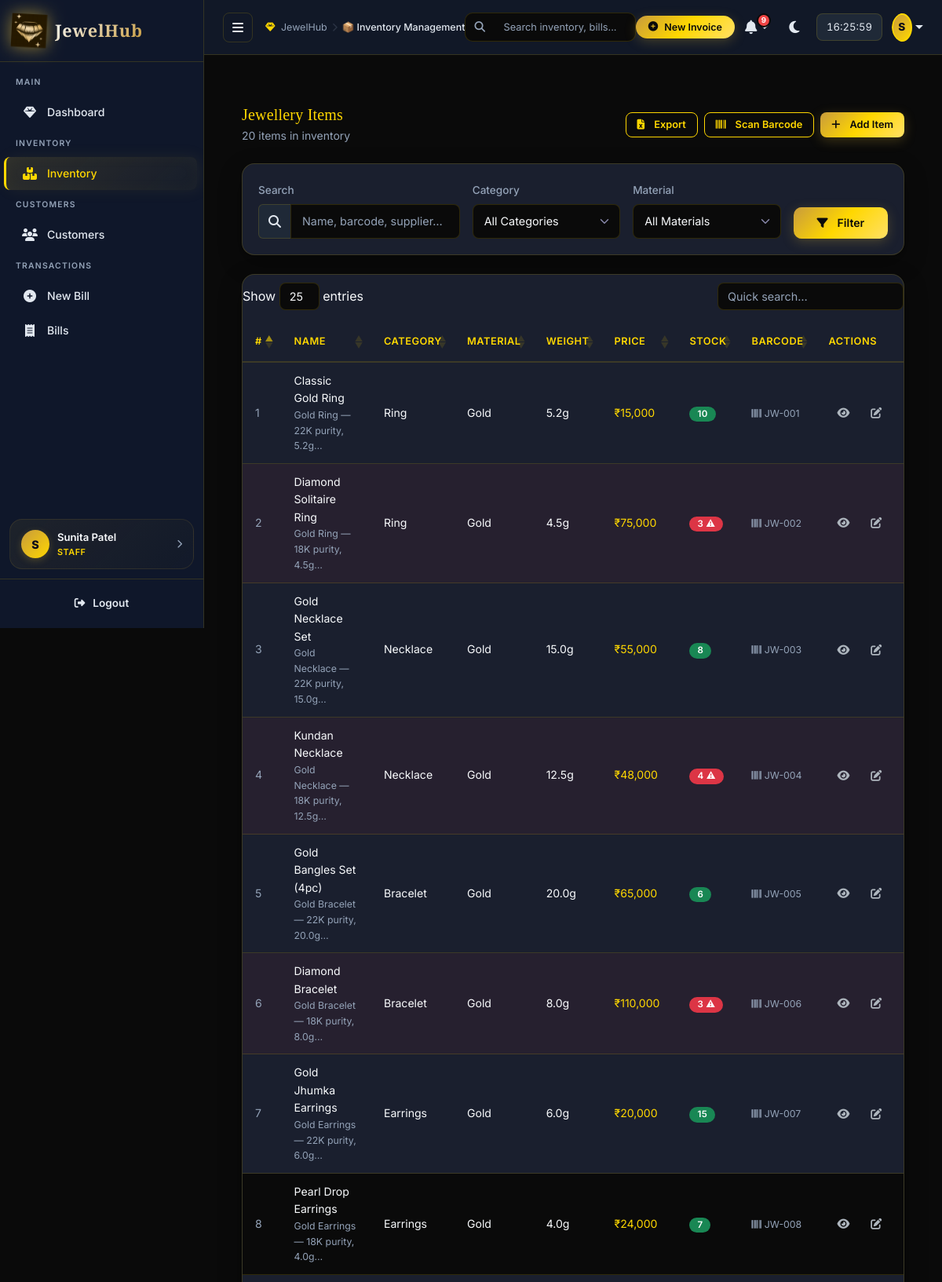
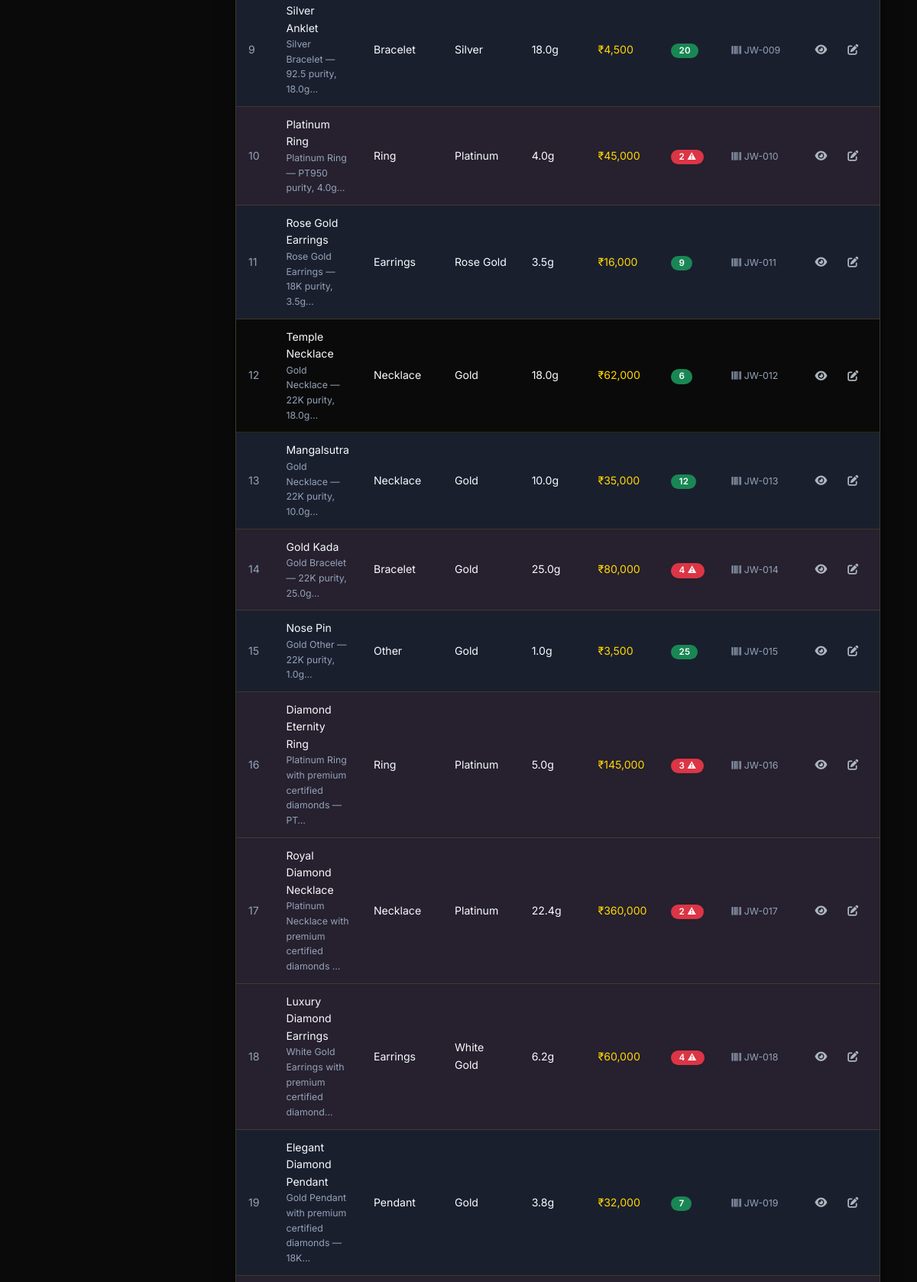
The page /inventory/ (signed in, upper part) on the database its author committed (2 pictures, top to bottom).
### tables this page shows
CREATE TABLE employees (
        employee_id   INTEGER PRIMARY KEY AUTOINCREMENT,
        name          TEXT    NOT NULL,
        phone         TEXT,
        email         TEXT    UNIQUE,
        address       TEXT,
        role          TEXT    NOT NULL DEFAULT 'Staff',   -- Admin | Manager | Staff
        salary        REAL    DEFAULT 0,
        join_date     TEXT    DEFAULT (date('now')),
        password_hash TEXT    NOT NULL,
        is_active     INTEGER DEFAULT 1,
        created_at    TEXT    DEFAULT (datetime('now'))
    );

CREATE TABLE jewellery_items (
        item_id        INTEGER PRIMARY KEY AUTOINCREMENT,
        name           TEXT    NOT NULL,
        category       TEXT    NOT NULL,                  -- Ring|Necklace|Bracelet|Earrings|Other
        material       TEXT    DEFAULT 'Gold',            -- Gold|Silver|Platinum|Rose Gold
        purity         TEXT    DEFAULT '22K',
        weight_gm      REAL    DEFAULT 0,
        making_charges REAL    DEFAULT 0,
        cost_price     REAL    DEFAULT 0,
        selling_price  REAL    NOT NULL,
        stock_qty      INTEGER DEFAULT 0,
        barcode        TEXT    UNIQUE,
        image_path     TEXT,
        barcode_image  TEXT,
        description    TEXT,
        supplier       TEXT    DEFAULT '',
        is_active      INTEGER DEFAULT 1,
        created_at     TEXT    DEFAULT (datetime('now'))
    , image_url TEXT);

### routes/inventory_routes.py (the view)
@inventory_bp.route('/')
@login_required
def list_items():
    from database.models import get_all_inventory_items, get_low_stock_items
    search   = request.args.get('q', '').strip()
    category = request.args.get('category', '')
    material = request.args.get('material', '')
    sort_by  = request.args.get('sort', 'name')
    items = get_all_inventory_items(search=search, category=category,
                                    material=material, sort_by=sort_by)
    low_stock_ids = {i['item_id'] for i in get_low_stock_items(threshold=5)}
    return render_template(
        'inventory/list.html',
        items=items, search=search, category=category,
        material=material, sort_by=sort_by,
        categories=CATEGORIES, materials=MATERIALS,
        low_stock_ids=low_stock_ids
    )

### database/models.py (called while the page is built)
def get_db():
    if 'db' not in g:
        g.db = sqlite3.connect(
            current_app.config['DATABASE_PATH'],
            detect_types=sqlite3.PARSE_DECLTYPES | sqlite3.PARSE_COLNAMES
        )
        g.db.row_factory = sqlite3.Row
        g.db.execute("PRAGMA foreign_keys = ON")
    return g.db

def query(sql, args=(), one=False):
    cur = get_db().execute(sql, args)
    rv = cur.fetchall()
    return (dict(rv[0]) if rv else None) if one else [dict(r) for r in rv]

def get_low_stock_items(threshold=3):
    return query("""
        SELECT * FROM jewellery_items
        WHERE stock_qty <= ? AND is_active = 1
        ORDER BY stock_qty
    """, (threshold,))

def get_all_inventory_items(search='', category='', material='', sort_by='name'):
    conditions = ["is_active = 1"]
    args = []
    if search:
        conditions.append("(name LIKE ? OR barcode LIKE ?)")
        t = f"%{search}%"
        args.extend([t, t])
    if category:
        conditions.append("category = ?")
        args.append(category)
    if material:
        conditions.append("material = ?")
        args.append(material)
    where = "WHERE " + " AND ".join(conditions)
    sort_map = {
        'name':     'name ASC',
        'price':    'selling_price DESC',
        'stock':    'stock_qty ASC',
        'category': 'category ASC, name ASC',
    }
    order = sort_map.get(sort_by, 'name ASC')
    return query(f"SELECT * FROM jewellery_items {where} ORDER BY {order}", args)

def get_employee_by_id(emp_id):
    return query("SELECT * FROM employees WHERE employee_id=?", (emp_id,), one=True)

### modules/auth.py (called while the page is built)
def get_employee_by_id(emp_id):
    data = _get_emp(emp_id)
    return Employee(data) if data else None

    @property
    def name(self):        return self._data['name']

    @property
    def role(self):        return self._data['role']

    @property
    def is_active(self):   return bool(self._data.get('is_active', 1))

### templates/inventory/list.html (shortened to what this page needs)
{% extends 'base.html' %}
{% block page_title %}📦 Inventory Management{% endblock %}
{% block content %}
<div class="p-4">
  <div class="d-flex justify-content-between align-items-center mb-4">
    <div>
      <h5 class="text-gold mb-1">Jewellery Items</h5>
      <p class="text-muted small mb-0">{{ items|length }} items in inventory</p>
    </div>
    <div class="d-flex gap-2">
      <a href="{{ url_for('inventory.export_inventory') }}" class="btn btn-outline-gold btn-sm">
        <i class="fas fa-file-excel me-1"></i>Export
      </a>
      <button class="btn btn-outline-gold btn-sm" onclick="openBarcodeScanner()">
        <i class="fas fa-barcode me-1"></i>Scan Barcode
      </button>
      <a href="{{ url_for('inventory.add_item') }}" class="btn btn-gold btn-sm">
        <i class="fas fa-plus me-1"></i>Add Item
      </a>
    </div>
  </div>
  <div class="card-dark mb-4">
    <div class="card-dark-body">
      <form method="GET" class="row g-3 align-items-end">
        <div class="col-md-4">
          <label class="form-label small text-muted">Search</label>
          <div class="input-group input-group-dark">
            <span class="input-group-text"><i class="fas fa-search"></i></span>
            <input type="text" name="q" class="form-control" placeholder="Name, barcode, supplier…" value="{{ search }}"/>
          </div>
        </div>
        <div class="col-md-3">
          <label class="form-label small text-muted">Category</label>
          <select name="category" class="form-select form-select-dark">
            <option value="">All Categories</option>
          </select>
        </div>
        <div class="col-md-3">
          <label class="form-label small text-muted">Material</label>
          <select name="material" class="form-select form-select-dark">
            <option value="">All Materials</option>
          </select>
        </div>
        <div class="col-md-2">
          <button type="submit" class="btn btn-gold w-100"><i class="fas fa-filter me-1"></i>Filter</button>
        </div>
      </form>
    </div>
  </div>
  <div class="card-dark">
    <div class="card-dark-body p-0">
      <div class="table-responsive">
        <table id="inventoryTable" class="table table-dark-custom">
          <thead>
            <tr>
              <th>#</th><th>Name</th><th>Category</th><th>Material</th>
              <th>Weight</th><th>Price</th><th>Stock</th><th>Barcode</th><th>Actions</th>
            </tr>
          </thead>
          <tbody>
            {% for item in items %}
            <tr class="{{ 'table-warning-soft' if item.item_id in low_stock_ids else '' }}">
              <td class="text-muted small">{{ item.item_id }}</td>
              <td>
                <div class="fw-500">{{ item.name }}</div>
                {% if item.description %}<div class="text-muted small">{{ item.description[:50] }}…</div>{% endif %}
              </td>
              <td><span class="badge-category">{{ item.category }}</span></td>
              <td>{{ item.material }}</td>
              <td>{{ item.weight_gm }}g</td>
              <td class="text-gold">₹{{ '{:,.0f}'.format(item.selling_price or 0) }}</td>
              <td>
                {% if item.item_id in low_stock_ids %}
                  <span class="badge bg-danger">{{ item.stock_qty }} ⚠</span>
                {% else %}
                  <span class="badge bg-success">{{ item.stock_qty }}</span>
                {% endif %}
              </td>
              <td>
                {% if item.barcode %}
                  <a href="{{ url_for('inventory.get_barcode', item_id=item.item_id) }}" target="_blank" class="text-muted small" title="View barcode">
                    <i class="fas fa-barcode me-1"></i>{{ item.barcode[:12] }}
                  </a>
                {% else %}
                  <span class="text-muted small">—</span>
                {% endif %}
              </td>
              <td>
                <div class="d-flex gap-1">
                  <a href="{{ url_for('inventory.view_item', item_id=item.item_id) }}" class="btn btn-icon" title="View"><i class="fas fa-eye"></i></a>
                  <a href="{{ url_for('inventory.edit_item', item_id=item.item_id) }}" class="btn btn-icon" title="Edit"><i class="fas fa-edit"></i></a>
                  <form method="POST" action="{{ url_for('inventory.delete_item', item_id=item.item_id) }}" class="d-inline" onsubmit="return confirmDelete('{{ item.name }}')">
                    <button type="submit" class="btn btn-icon btn-icon-danger" title="Delete"></button>
                  </form>
                </div>
              </td>
            </tr>
            {% else %}
            <tr><td colspan="9" class="text-center text-muted py-5"><i class="fas fa-boxes-stacked fa-2x mb-2 d-block"></i>No items found</td></tr>
            {% endfor %}
          </tbody>
        </table>
      </div>
    </div>
  </div>
</div>
{% endblock %}

### templates/base.html (shortened to what this page needs)
<!DOCTYPE html>
<html lang="en">
<head>
<link href="https://cdn.jsdelivr.net/npm/bootstrap@5.3.0/dist/css/bootstrap.min.css" rel="stylesheet"/>
<link href="https://cdnjs.cloudflare.com/ajax/libs/font-awesome/6.4.0/css/all.min.css" rel="stylesheet"/>
<link href="https://cdn.datatables.net/1.13.6/css/dataTables.bootstrap5.min.css" rel="stylesheet"/>
<link href="{{ url_for('static', filename='css/style.css') }}" rel="stylesheet"/>
</head>
<body>
<div id="sidebar" class="sidebar">
  <div class="sidebar-logo">
    <img src="{{ url_for('static', filename='img/logo.png') }}" alt="JewelHub Logo"/>
    <span>JewelHub</span>
  </div>
  {% set role = current_user.role.lower() if current_user.is_authenticated else '' %}
  <nav class="sidebar-nav">
    <div class="nav-section"><span class="nav-section-title">MAIN</span></div>
    <a href="{{ url_for('dashboard.index') }}" class="nav-item {% if request.endpoint == 'dashboard.index' %}active{% endif %}">
      <i class="fas fa-gem"></i><span>Dashboard</span>
    </a>
    {% if role in ('admin', 'manager', 'staff', 'cashier') %}
    <div class="nav-section"><span class="nav-section-title">INVENTORY</span></div>
    <a href="{{ url_for('inventory.list_items') }}" class="nav-item {% if 'inventory' in request.endpoint %}active{% endif %}">
      <i class="fas fa-boxes-stacked"></i><span>Inventory</span>
    </a>
    {% endif %}
    {% if role in ('admin', 'manager', 'staff') %}
    <div class="nav-section"><span class="nav-section-title">CUSTOMERS</span></div>
    <a href="{{ url_for('customer.list_customers') }}" class="nav-item {% if 'customer' in request.endpoint %}active{% endif %}">
      <i class="fas fa-users"></i><span>Customers</span>
    </a>
    {% endif %}
    {% if role in ('admin', 'manager', 'staff', 'cashier') %}
    <div class="nav-section"><span class="nav-section-title">TRANSACTIONS</span></div>
    <a href="{{ url_for('billing.new_bill') }}" class="nav-item {% if request.endpoint == 'billing.new_bill' %}active{% endif %}">
      <i class="fas fa-plus-circle"></i><span>New Bill</span>
    </a>
    <a href="{{ url_for('billing.bill_history') }}" class="nav-item {% if request.endpoint == 'billing.bill_history' %}active{% endif %}">
      <i class="fas fa-receipt"></i><span>Bills</span>
    </a>
    {% endif %}
  </nav>
  <a href="{{ url_for('auth.profile') }}" class="sidebar-profile-card">
    <div class="spc-avatar">{{ current_user.name[0].upper() if current_user.is_authenticated else '?' }}</div>
    <div class="spc-info">
      <div class="spc-name">{{ current_user.name if current_user.is_authenticated else 'Guest' }}</div>
      <div class="spc-role">{{ (current_user.role or 'staff')|upper if current_user.is_authenticated else '' }}</div>
    </div>
    <i class="fas fa-chevron-right spc-chevron"></i>
  </a>
  <div class="sidebar-footer">
    <a href="{{ url_for('auth.logout') }}" class="text-danger-soft w-100 justify-content-center py-2" style="font-weight: 600; border-radius: 8px;">
      <i class="fas fa-sign-out-alt"></i><span>Logout</span>
    </a>
  </div>
</div>
<div id="main-content" class="main-content">
  <div class="topbar px-4 py-3">
    <div class="topbar-left d-flex align-items-center gap-3">
      <button id="sidebarToggle" class="btn-toggle" onclick="toggleSidebar()">
        <i class="fas fa-bars"></i>
      </button>
      <div class="dash-breadcrumb d-none d-md-flex">
        <span class="bc-home"><i class="fas fa-gem me-1 text-gold"></i> JewelHub</span>
        <span class="bc-sep"><i class="fas fa-chevron-right" style="font-size: 0.7rem; opacity: 0.5;"></i></span>
        <span class="bc-current">{% block page_title %}Dashboard{% endblock %}</span>
      </div>
    </div>
    <div class="topbar-search d-none d-lg-flex position-relative align-items-center" style="width: 320px;">
      <i class="fas fa-search position-absolute text-muted" style="left: 12px; font-size: 0.85rem;"></i>
      <input type="text" class="form-control ps-5 py-2 w-100" placeholder="Search inventory, bills..." style="font-size: 0.8rem; border-radius: 10px;" onkeyup="if(event.key === 'Enter') window.location.href='/inventory?search=' + this.value;">
    </div>
    <div class="topbar-right d-flex align-items-center gap-2">
      <a href="{{ url_for('billing.new_bill') }}" class="btn btn-gold btn-sm d-none d-sm-inline-flex px-3 rounded-pill" style="font-size: 0.78rem;">
        <i class="fas fa-plus-circle"></i> New Invoice
      </a>
      <div class="dropdown">
        <button class="topbar-btn dropdown-toggle border-0" type="button" id="notifDropdownBtn" data-bs-toggle="dropdown" aria-expanded="false" onclick="loadDropdownNotifications()">
          <i class="fas fa-bell"></i>
          <span class="notif-badge" id="notifCount" style="display:none">0</span>
        </button>
      </div>
      <button class="topbar-btn" onclick="toggleTheme()" title="Toggle theme">
        <i class="fas fa-moon" id="themeIcon"></i>
      </button>
      <span class="topbar-clock d-none d-sm-inline-block" id="topClock"></span>
      <div class="dropdown ms-1">
        <button class="topbar-btn dropdown-toggle p-0 border-0" type="button" data-bs-toggle="dropdown" aria-expanded="false" style="border-radius:50%; overflow:hidden;">
          <div class="topbar-avatar" style="width:36px; height:36px; border-radius:50%; background: linear-gradient(135deg, var(--gold-dark), var(--gold)); color:#0A0A1A; font-weight:800; display:flex; align-items:center; justify-content:center; font-size: 0.85rem;">
            {{ current_user.name[0].upper() if current_user.is_authenticated else '?' }}
          </div>
        </button>
      </div>
    </div>
  </div>
  <div class="flash-area px-4 pt-3">
  </div>
  <div class="page-content">
    {% block content %}{% endblock %}
  </div>
</div>
</body>
</html>

### rows shown on the page
employees: name "S", name "Sunita Patel", role "STAFF"
jewellery_items: item_id "1", name "Classic Gold Ring", description "Gold Ring — 22K purity, 5.2g", category "Ring", material "Gold", weight_gm "5.2", selling_price "15,000", stock_qty "10", barcode "JW-001"
jewellery_items: item_id "6", name "Diamond Bracelet", description "Gold Bracelet — 18K purity, 8.0g", category "Bracelet", material "Gold", weight_gm "8.0", selling_price "110,000", stock_qty "3", barcode "JW-006"
jewellery_items: item_id "16", name "Diamond Eternity Ring", description "Platinum Ring with premium certified diamonds — PT", category "Ring", material "Platinum", weight_gm "5.0", selling_price "145,000", stock_qty "3", barcode "JW-016"
jewellery_items: item_id "2", name "Diamond Solitaire Ring", description "Gold Ring — 18K purity, 4.5g", category "Ring", material "Gold", weight_gm "4.5", selling_price "75,000", stock_qty "3", barcode "JW-002"
jewellery_items: item_id "19", name "Elegant Diamond Pendant", description "Gold Pendant with premium certified diamonds — 18K", category "Pendant", material "Gold", weight_gm "3.8", selling_price "32,000", stock_qty "7", barcode "JW-019"
jewellery_items: item_id "5", name "Gold Bangles Set (4pc)", description "Gold Bracelet — 22K purity, 20.0g", category "Bracelet", material "Gold", weight_gm "20.0", selling_price "65,000", stock_qty "6", barcode "JW-005"
jewellery_items: item_id "7", name "Gold Jhumka Earrings", description "Gold Earrings — 22K purity, 6.0g", category "Earrings", material "Gold", weight_gm "6.0", selling_price "20,000", stock_qty "15", barcode "JW-007"
jewellery_items: item_id "14", name "Gold Kada", description "Gold Bracelet — 22K purity, 25.0g", category "Bracelet", material "Gold", weight_gm "25.0", selling_price "80,000", stock_qty "4", barcode "JW-014"
jewellery_items: item_id "3", name "Gold Necklace Set", description "Gold Necklace — 22K purity, 15.0g", category "Necklace", material "Gold", weight_gm "15.0", selling_price "55,000", stock_qty "8", barcode "JW-003"
jewellery_items: item_id "4", name "Kundan Necklace", description "Gold Necklace — 18K purity, 12.5g", category "Necklace", material "Gold", weight_gm "12.5", selling_price "48,000", stock_qty "4", barcode "JW-004"
jewellery_items: item_id "18", name "Luxury Diamond Earrings", description "White Gold Earrings with premium certified diamond", category "Earrings", material "White Gold", weight_gm "6.2", selling_price "60,000", stock_qty "4", barcode "JW-018"
jewellery_items: item_id "13", name "Mangalsutra", description "Gold Necklace — 22K purity, 10.0g", category "Necklace", material "Gold", weight_gm "10.0", selling_price "35,000", stock_qty "12", barcode "JW-013"
jewellery_items: item_id "15", name "Nose Pin", description "Gold Other — 22K purity, 1.0g", category "Other", material "Gold", weight_gm "1.0", selling_price "3,500", stock_qty "25", barcode "JW-015"
jewellery_items: item_id "8", name "Pearl Drop Earrings", description "Gold Earrings — 18K purity, 4.0g", category "Earrings", material "Gold", weight_gm "4.0", selling_price "24,000", stock_qty "7", barcode "JW-008"
jewellery_items: item_id "10", name "Platinum Ring", description "Platinum Ring — PT950 purity, 4.0g", category "Ring", material "Platinum", weight_gm "4.0", selling_price "45,000", stock_qty "2", barcode "JW-010"
jewellery_items: item_id "11", name "Rose Gold Earrings", description "Rose Gold Earrings — 18K purity, 3.5g", category "Earrings", material "Rose Gold", weight_gm "3.5", selling_price "16,000", stock_qty "9", barcode "JW-011"
jewellery_items: item_id "17", name "Royal Diamond Necklace", description "Platinum Necklace with premium certified diamonds", category "Necklace", material "Platinum", weight_gm "22.4", selling_price "360,000", stock_qty "2", barcode "JW-017"
jewellery_items: item_id "9", name "Silver Anklet", description "Silver Bracelet — 92.5 purity, 18.0g", category "Bracelet", material "Silver", weight_gm "18.0", selling_price "4,500", stock_qty "20", barcode "JW-009"
jewellery_items: item_id "12", name "Temple Necklace", description "Gold Necklace — 22K purity, 18.0g", category "Necklace", material "Gold", weight_gm "18.0", selling_price "62,000", stock_qty "6", barcode "JW-012"

### other values the page prints
{{ items|length }} "20"
